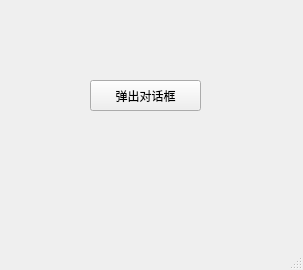
<?xml version="1.0" encoding="UTF-8"?>
<ui version="4.0">
 <class>MainWindow</class>
 <widget class="QMainWindow" name="MainWindow">
  <property name="geometry">
   <rect>
    <x>0</x>
    <y>0</y>
    <width>303</width>
    <height>270</height>
   </rect>
  </property>
  <property name="windowTitle">
   <string>MainWindow</string>
  </property>
  <widget class="QWidget" name="centralwidget">
   <widget class="QPushButton" name="pushButton">
    <property name="geometry">
     <rect>
      <x>90</x>
      <y>80</y>
      <width>111</width>
      <height>31</height>
     </rect>
    </property>
    <property name="text">
     <string>弹出对话框</string>
    </property>
   </widget>
  </widget>
  <widget class="QMenuBar" name="menubar">
   <property name="geometry">
    <rect>
     <x>0</x>
     <y>0</y>
     <width>303</width>
     <height>19</height>
    </rect>
   </property>
  </widget>
  <widget class="QStatusBar" name="statusbar"/>
 </widget>
 <resources/>
 <connections/>
</ui>
